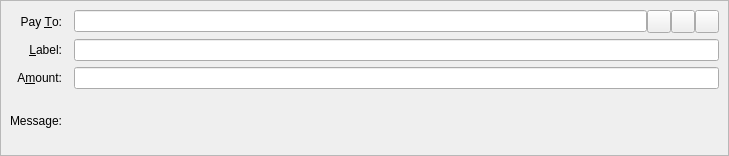
<?xml version="1.0" encoding="UTF-8"?>
<ui version="4.0">
 <class>SendCoinsEntry</class>
 <widget class="QStackedWidget" name="SendCoinsEntry">
  <property name="geometry">
   <rect>
    <x>0</x>
    <y>0</y>
    <width>729</width>
    <height>156</height>
   </rect>
  </property>
  <property name="focusPolicy">
   <enum>Qt::TabFocus</enum>
  </property>
  <property name="autoFillBackground">
   <bool>false</bool>
  </property>
  <widget class="QFrame" name="SendCoins">
   <property name="toolTip">
    <string>This is a normal payment.</string>
   </property>
   <property name="frameShape">
    <enum>QFrame::StyledPanel</enum>
   </property>
   <property name="frameShadow">
    <enum>QFrame::Sunken</enum>
   </property>
   <layout class="QGridLayout" name="gridLayout">
    <property name="horizontalSpacing">
     <number>12</number>
    </property>
    <property name="verticalSpacing">
     <number>6</number>
    </property>
    <item row="0" column="0">
     <widget class="QLabel" name="payToLabel">
      <property name="text">
       <string>Pay &amp;To:</string>
      </property>
      <property name="alignment">
       <set>Qt::AlignRight|Qt::AlignTrailing|Qt::AlignVCenter</set>
      </property>
      <property name="buddy">
       <cstring>payTo</cstring>
      </property>
     </widget>
    </item>
    <item row="0" column="1">
     <layout class="QHBoxLayout" name="payToLayout">
      <property name="spacing">
       <number>0</number>
      </property>
      <item>
       <widget class="QValidatedLineEdit" name="payTo">
        <property name="toolTip">
         <string>The Oxid address to send the payment to</string>
        </property>
       </widget>
      </item>
      <item>
       <widget class="QToolButton" name="addressBookButton">
        <property name="toolTip">
         <string>Choose previously used address</string>
        </property>
        <property name="text">
         <string/>
        </property>
        <property name="icon">
         <iconset resource="../oxid.qrc">
          <normaloff>:/icons/address-book</normaloff>:/icons/address-book</iconset>
        </property>
        <property name="shortcut">
         <string>Alt+A</string>
        </property>
       </widget>
      </item>
      <item>
       <widget class="QToolButton" name="pasteButton">
        <property name="toolTip">
         <string>Paste address from clipboard</string>
        </property>
        <property name="text">
         <string/>
        </property>
        <property name="icon">
         <iconset resource="../oxid.qrc">
          <normaloff>:/icons/editpaste</normaloff>:/icons/editpaste</iconset>
        </property>
        <property name="shortcut">
         <string>Alt+P</string>
        </property>
       </widget>
      </item>
      <item>
       <widget class="QToolButton" name="deleteButton">
        <property name="toolTip">
         <string>Remove this entry</string>
        </property>
        <property name="text">
         <string/>
        </property>
        <property name="icon">
         <iconset resource="../oxid.qrc">
          <normaloff>:/icons/remove</normaloff>:/icons/remove</iconset>
        </property>
       </widget>
      </item>
     </layout>
    </item>
    <item row="1" column="0">
     <widget class="QLabel" name="labelLabel">
      <property name="text">
       <string>&amp;Label:</string>
      </property>
      <property name="alignment">
       <set>Qt::AlignRight|Qt::AlignTrailing|Qt::AlignVCenter</set>
      </property>
      <property name="buddy">
       <cstring>addAsLabel</cstring>
      </property>
     </widget>
    </item>
    <item row="1" column="1">
     <widget class="QLineEdit" name="addAsLabel">
      <property name="toolTip">
       <string>Enter a label for this address to add it to the list of used addresses</string>
      </property>
     </widget>
    </item>
    <item row="2" column="0">
     <widget class="QLabel" name="amountLabel">
      <property name="text">
       <string>A&amp;mount:</string>
      </property>
      <property name="alignment">
       <set>Qt::AlignRight|Qt::AlignTrailing|Qt::AlignVCenter</set>
      </property>
      <property name="buddy">
       <cstring>payAmount</cstring>
      </property>
     </widget>
    </item>
    <item row="2" column="1">
     <widget class="BitcoinAmountField" name="payAmount"/>
    </item>
    <item row="3" column="0">
     <widget class="QLabel" name="messageLabel">
      <property name="text">
       <string>Message:</string>
      </property>
      <property name="alignment">
       <set>Qt::AlignRight|Qt::AlignTrailing|Qt::AlignVCenter</set>
      </property>
     </widget>
    </item>
    <item row="3" column="1">
     <widget class="QLabel" name="messageTextLabel">
      <property name="toolTip">
       <string>A message that was attached to the Oxid: URI which will be stored with the transaction for your reference. Note: This message will not be sent over the Oxid network.</string>
      </property>
      <property name="textFormat">
       <enum>Qt::PlainText</enum>
      </property>
     </widget>
    </item>
   </layout>
  </widget>
  <widget class="QFrame" name="SendCoins_InsecurePaymentRequest">
   <property name="palette">
    <palette>
     <active>
      <colorrole role="WindowText">
       <brush brushstyle="SolidPattern">
        <color alpha="255">
         <red>0</red>
         <green>0</green>
         <blue>0</blue>
        </color>
       </brush>
      </colorrole>
      <colorrole role="Button">
       <brush brushstyle="SolidPattern">
        <color alpha="255">
         <red>255</red>
         <green>255</green>
         <blue>127</blue>
        </color>
       </brush>
      </colorrole>
      <colorrole role="Light">
       <brush brushstyle="SolidPattern">
        <color alpha="255">
         <red>255</red>
         <green>255</green>
         <blue>255</blue>
        </color>
       </brush>
      </colorrole>
      <colorrole role="Midlight">
       <brush brushstyle="SolidPattern">
        <color alpha="255">
         <red>255</red>
         <green>255</green>
         <blue>191</blue>
        </color>
       </brush>
      </colorrole>
      <colorrole role="Dark">
       <brush brushstyle="SolidPattern">
        <color alpha="255">
         <red>127</red>
         <green>127</green>
         <blue>63</blue>
        </color>
       </brush>
      </colorrole>
      <colorrole role="Mid">
       <brush brushstyle="SolidPattern">
        <color alpha="255">
         <red>170</red>
         <green>170</green>
         <blue>84</blue>
        </color>
       </brush>
      </colorrole>
      <colorrole role="Text">
       <brush brushstyle="SolidPattern">
        <color alpha="255">
         <red>0</red>
         <green>0</green>
         <blue>0</blue>
        </color>
       </brush>
      </colorrole>
      <colorrole role="BrightText">
       <brush brushstyle="SolidPattern">
        <color alpha="255">
         <red>255</red>
         <green>255</green>
         <blue>255</blue>
        </color>
       </brush>
      </colorrole>
      <colorrole role="ButtonText">
       <brush brushstyle="SolidPattern">
        <color alpha="255">
         <red>0</red>
         <green>0</green>
         <blue>0</blue>
        </color>
       </brush>
      </colorrole>
      <colorrole role="Base">
       <brush brushstyle="SolidPattern">
        <color alpha="255">
         <red>255</red>
         <green>255</green>
         <blue>255</blue>
        </color>
       </brush>
      </colorrole>
      <colorrole role="Window">
       <brush brushstyle="SolidPattern">
        <color alpha="255">
         <red>255</red>
         <green>255</green>
         <blue>127</blue>
        </color>
       </brush>
      </colorrole>
      <colorrole role="Shadow">
       <brush brushstyle="SolidPattern">
        <color alpha="255">
         <red>0</red>
         <green>0</green>
         <blue>0</blue>
        </color>
       </brush>
      </colorrole>
      <colorrole role="AlternateBase">
       <brush brushstyle="SolidPattern">
        <color alpha="255">
         <red>255</red>
         <green>255</green>
         <blue>191</blue>
        </color>
       </brush>
      </colorrole>
      <colorrole role="ToolTipBase">
       <brush brushstyle="SolidPattern">
        <color alpha="255">
         <red>255</red>
         <green>255</green>
         <blue>220</blue>
        </color>
       </brush>
      </colorrole>
      <colorrole role="ToolTipText">
       <brush brushstyle="SolidPattern">
        <color alpha="255">
         <red>0</red>
         <green>0</green>
         <blue>0</blue>
        </color>
       </brush>
      </colorrole>
     </active>
     <inactive>
      <colorrole role="WindowText">
       <brush brushstyle="SolidPattern">
        <color alpha="255">
         <red>0</red>
         <green>0</green>
         <blue>0</blue>
        </color>
       </brush>
      </colorrole>
      <colorrole role="Button">
       <brush brushstyle="SolidPattern">
        <color alpha="255">
         <red>255</red>
         <green>255</green>
         <blue>127</blue>
        </color>
       </brush>
      </colorrole>
      <colorrole role="Light">
       <brush brushstyle="SolidPattern">
        <color alpha="255">
         <red>255</red>
         <green>255</green>
         <blue>255</blue>
        </color>
       </brush>
      </colorrole>
      <colorrole role="Midlight">
       <brush brushstyle="SolidPattern">
        <color alpha="255">
         <red>255</red>
         <green>255</green>
         <blue>191</blue>
        </color>
       </brush>
      </colorrole>
      <colorrole role="Dark">
       <brush brushstyle="SolidPattern">
        <color alpha="255">
         <red>127</red>
         <green>127</green>
         <blue>63</blue>
        </color>
       </brush>
      </colorrole>
      <colorrole role="Mid">
       <brush brushstyle="SolidPattern">
        <color alpha="255">
         <red>170</red>
         <green>170</green>
         <blue>84</blue>
        </color>
       </brush>
      </colorrole>
      <colorrole role="Text">
       <brush brushstyle="SolidPattern">
        <color alpha="255">
         <red>0</red>
         <green>0</green>
         <blue>0</blue>
        </color>
       </brush>
      </colorrole>
      <colorrole role="BrightText">
       <brush brushstyle="SolidPattern">
        <color alpha="255">
         <red>255</red>
         <green>255</green>
         <blue>255</blue>
        </color>
       </brush>
      </colorrole>
      <colorrole role="ButtonText">
       <brush brushstyle="SolidPattern">
        <color alpha="255">
         <red>0</red>
         <green>0</green>
         <blue>0</blue>
        </color>
       </brush>
      </colorrole>
      <colorrole role="Base">
       <brush brushstyle="SolidPattern">
        <color alpha="255">
         <red>255</red>
         <green>255</green>
         <blue>255</blue>
        </color>
       </brush>
      </colorrole>
      <colorrole role="Window">
       <brush brushstyle="SolidPattern">
        <color alpha="255">
         <red>255</red>
         <green>255</green>
         <blue>127</blue>
        </color>
       </brush>
      </colorrole>
      <colorrole role="Shadow">
       <brush brushstyle="SolidPattern">
        <color alpha="255">
         <red>0</red>
         <green>0</green>
         <blue>0</blue>
        </color>
       </brush>
      </colorrole>
      <colorrole role="AlternateBase">
       <brush brushstyle="SolidPattern">
        <color alpha="255">
         <red>255</red>
         <green>255</green>
         <blue>191</blue>
        </color>
       </brush>
      </colorrole>
      <colorrole role="ToolTipBase">
       <brush brushstyle="SolidPattern">
        <color alpha="255">
         <red>255</red>
         <green>255</green>
         <blue>220</blue>
        </color>
       </brush>
      </colorrole>
      <colorrole role="ToolTipText">
       <brush brushstyle="SolidPattern">
        <color alpha="255">
         <red>0</red>
         <green>0</green>
         <blue>0</blue>
        </color>
       </brush>
      </colorrole>
     </inactive>
     <disabled>
      <colorrole role="WindowText">
       <brush brushstyle="SolidPattern">
        <color alpha="255">
         <red>127</red>
         <green>127</green>
         <blue>63</blue>
        </color>
       </brush>
      </colorrole>
      <colorrole role="Button">
       <brush brushstyle="SolidPattern">
        <color alpha="255">
         <red>255</red>
         <green>255</green>
         <blue>127</blue>
        </color>
       </brush>
      </colorrole>
      <colorrole role="Light">
       <brush brushstyle="SolidPattern">
        <color alpha="255">
         <red>255</red>
         <green>255</green>
         <blue>255</blue>
        </color>
       </brush>
      </colorrole>
      <colorrole role="Midlight">
       <brush brushstyle="SolidPattern">
        <color alpha="255">
         <red>255</red>
         <green>255</green>
         <blue>191</blue>
        </color>
       </brush>
      </colorrole>
      <colorrole role="Dark">
       <brush brushstyle="SolidPattern">
        <color alpha="255">
         <red>127</red>
         <green>127</green>
         <blue>63</blue>
        </color>
       </brush>
      </colorrole>
      <colorrole role="Mid">
       <brush brushstyle="SolidPattern">
        <color alpha="255">
         <red>170</red>
         <green>170</green>
         <blue>84</blue>
        </color>
       </brush>
      </colorrole>
      <colorrole role="Text">
       <brush brushstyle="SolidPattern">
        <color alpha="255">
         <red>127</red>
         <green>127</green>
         <blue>63</blue>
        </color>
       </brush>
      </colorrole>
      <colorrole role="BrightText">
       <brush brushstyle="SolidPattern">
        <color alpha="255">
         <red>255</red>
         <green>255</green>
         <blue>255</blue>
        </color>
       </brush>
      </colorrole>
      <colorrole role="ButtonText">
       <brush brushstyle="SolidPattern">
        <color alpha="255">
         <red>127</red>
         <green>127</green>
         <blue>63</blue>
        </color>
       </brush>
      </colorrole>
      <colorrole role="Base">
       <brush brushstyle="SolidPattern">
        <color alpha="255">
         <red>255</red>
         <green>255</green>
         <blue>127</blue>
        </color>
       </brush>
      </colorrole>
      <colorrole role="Window">
       <brush brushstyle="SolidPattern">
        <color alpha="255">
         <red>255</red>
         <green>255</green>
         <blue>127</blue>
        </color>
       </brush>
      </colorrole>
      <colorrole role="Shadow">
       <brush brushstyle="SolidPattern">
        <color alpha="255">
         <red>0</red>
         <green>0</green>
         <blue>0</blue>
        </color>
       </brush>
      </colorrole>
      <colorrole role="AlternateBase">
       <brush brushstyle="SolidPattern">
        <color alpha="255">
         <red>255</red>
         <green>255</green>
         <blue>127</blue>
        </color>
       </brush>
      </colorrole>
      <colorrole role="ToolTipBase">
       <brush brushstyle="SolidPattern">
        <color alpha="255">
         <red>255</red>
         <green>255</green>
         <blue>220</blue>
        </color>
       </brush>
      </colorrole>
      <colorrole role="ToolTipText">
       <brush brushstyle="SolidPattern">
        <color alpha="255">
         <red>0</red>
         <green>0</green>
         <blue>0</blue>
        </color>
       </brush>
      </colorrole>
     </disabled>
    </palette>
   </property>
   <property name="toolTip">
    <string>This is an unverified payment request.</string>
   </property>
   <property name="autoFillBackground">
    <bool>true</bool>
   </property>
   <property name="frameShape">
    <enum>QFrame::StyledPanel</enum>
   </property>
   <property name="frameShadow">
    <enum>QFrame::Sunken</enum>
   </property>
   <layout class="QGridLayout" name="gridLayout_is">
    <property name="horizontalSpacing">
     <number>12</number>
    </property>
    <property name="verticalSpacing">
     <number>6</number>
    </property>
    <item row="0" column="0">
     <widget class="QLabel" name="payToLabel_is">
      <property name="text">
       <string>Pay To:</string>
      </property>
      <property name="alignment">
       <set>Qt::AlignRight|Qt::AlignTrailing|Qt::AlignVCenter</set>
      </property>
     </widget>
    </item>
    <item row="0" column="1">
     <layout class="QHBoxLayout" name="payToLayout_is">
      <property name="spacing">
       <number>0</number>
      </property>
      <item>
       <widget class="QLabel" name="payTo_is"/>
      </item>
      <item>
       <widget class="QToolButton" name="deleteButton_is">
        <property name="toolTip">
         <string>Remove this entry</string>
        </property>
        <property name="text">
         <string/>
        </property>
        <property name="icon">
         <iconset resource="../oxid.qrc">
          <normaloff>:/icons/remove</normaloff>:/icons/remove</iconset>
        </property>
       </widget>
      </item>
     </layout>
    </item>
    <item row="1" column="0">
     <widget class="QLabel" name="memoLabel_is">
      <property name="text">
       <string>Memo:</string>
      </property>
      <property name="alignment">
       <set>Qt::AlignRight|Qt::AlignTrailing|Qt::AlignVCenter</set>
      </property>
     </widget>
    </item>
    <item row="1" column="1">
     <widget class="QLabel" name="memoTextLabel_is">
      <property name="textFormat">
       <enum>Qt::PlainText</enum>
      </property>
     </widget>
    </item>
    <item row="2" column="0">
     <widget class="QLabel" name="amountLabel_is">
      <property name="text">
       <string>A&amp;mount:</string>
      </property>
      <property name="alignment">
       <set>Qt::AlignRight|Qt::AlignTrailing|Qt::AlignVCenter</set>
      </property>
      <property name="buddy">
       <cstring>payAmount_is</cstring>
      </property>
     </widget>
    </item>
    <item row="2" column="1">
     <widget class="BitcoinAmountField" name="payAmount_is">
      <property name="acceptDrops">
       <bool>false</bool>
      </property>
     </widget>
    </item>
   </layout>
  </widget>
  <widget class="QFrame" name="SendCoins_SecurePaymentRequest">
   <property name="palette">
    <palette>
     <active>
      <colorrole role="WindowText">
       <brush brushstyle="SolidPattern">
        <color alpha="255">
         <red>0</red>
         <green>0</green>
         <blue>0</blue>
        </color>
       </brush>
      </colorrole>
      <colorrole role="Button">
       <brush brushstyle="SolidPattern">
        <color alpha="255">
         <red>140</red>
         <green>232</green>
         <blue>119</blue>
        </color>
       </brush>
      </colorrole>
      <colorrole role="Light">
       <brush brushstyle="SolidPattern">
        <color alpha="255">
         <red>230</red>
         <green>255</green>
         <blue>224</blue>
        </color>
       </brush>
      </colorrole>
      <colorrole role="Midlight">
       <brush brushstyle="SolidPattern">
        <color alpha="255">
         <red>185</red>
         <green>243</green>
         <blue>171</blue>
        </color>
       </brush>
      </colorrole>
      <colorrole role="Dark">
       <brush brushstyle="SolidPattern">
        <color alpha="255">
         <red>70</red>
         <green>116</green>
         <blue>59</blue>
        </color>
       </brush>
      </colorrole>
      <colorrole role="Mid">
       <brush brushstyle="SolidPattern">
        <color alpha="255">
         <red>93</red>
         <green>155</green>
         <blue>79</blue>
        </color>
       </brush>
      </colorrole>
      <colorrole role="Text">
       <brush brushstyle="SolidPattern">
        <color alpha="255">
         <red>0</red>
         <green>0</green>
         <blue>0</blue>
        </color>
       </brush>
      </colorrole>
      <colorrole role="BrightText">
       <brush brushstyle="SolidPattern">
        <color alpha="255">
         <red>155</red>
         <green>255</green>
         <blue>147</blue>
        </color>
       </brush>
      </colorrole>
      <colorrole role="ButtonText">
       <brush brushstyle="SolidPattern">
        <color alpha="255">
         <red>0</red>
         <green>0</green>
         <blue>0</blue>
        </color>
       </brush>
      </colorrole>
      <colorrole role="Base">
       <brush brushstyle="SolidPattern">
        <color alpha="255">
         <red>119</red>
         <green>255</green>
         <blue>233</blue>
        </color>
       </brush>
      </colorrole>
      <colorrole role="Window">
       <brush brushstyle="SolidPattern">
        <color alpha="255">
         <red>140</red>
         <green>232</green>
         <blue>119</blue>
        </color>
       </brush>
      </colorrole>
      <colorrole role="Shadow">
       <brush brushstyle="SolidPattern">
        <color alpha="255">
         <red>0</red>
         <green>0</green>
         <blue>0</blue>
        </color>
       </brush>
      </colorrole>
      <colorrole role="AlternateBase">
       <brush brushstyle="SolidPattern">
        <color alpha="255">
         <red>197</red>
         <green>243</green>
         <blue>187</blue>
        </color>
       </brush>
      </colorrole>
      <colorrole role="NoRole">
       <brush brushstyle="SolidPattern">
        <color alpha="255">
         <red>125</red>
         <green>194</green>
         <blue>122</blue>
        </color>
       </brush>
      </colorrole>
      <colorrole role="ToolTipBase">
       <brush brushstyle="SolidPattern">
        <color alpha="255">
         <red>255</red>
         <green>255</green>
         <blue>220</blue>
        </color>
       </brush>
      </colorrole>
      <colorrole role="ToolTipText">
       <brush brushstyle="SolidPattern">
        <color alpha="255">
         <red>0</red>
         <green>0</green>
         <blue>0</blue>
        </color>
       </brush>
      </colorrole>
     </active>
     <inactive>
      <colorrole role="WindowText">
       <brush brushstyle="SolidPattern">
        <color alpha="255">
         <red>0</red>
         <green>0</green>
         <blue>0</blue>
        </color>
       </brush>
      </colorrole>
      <colorrole role="Button">
       <brush brushstyle="SolidPattern">
        <color alpha="255">
         <red>140</red>
         <green>232</green>
         <blue>119</blue>
        </color>
       </brush>
      </colorrole>
      <colorrole role="Light">
       <brush brushstyle="SolidPattern">
        <color alpha="255">
         <red>230</red>
         <green>255</green>
         <blue>224</blue>
        </color>
       </brush>
      </colorrole>
      <colorrole role="Midlight">
       <brush brushstyle="SolidPattern">
        <color alpha="255">
         <red>185</red>
         <green>243</green>
         <blue>171</blue>
        </color>
       </brush>
      </colorrole>
      <colorrole role="Dark">
       <brush brushstyle="SolidPattern">
        <color alpha="255">
         <red>70</red>
         <green>116</green>
         <blue>59</blue>
        </color>
       </brush>
      </colorrole>
      <colorrole role="Mid">
       <brush brushstyle="SolidPattern">
        <color alpha="255">
         <red>93</red>
         <green>155</green>
         <blue>79</blue>
        </color>
       </brush>
      </colorrole>
      <colorrole role="Text">
       <brush brushstyle="SolidPattern">
        <color alpha="255">
         <red>0</red>
         <green>0</green>
         <blue>0</blue>
        </color>
       </brush>
      </colorrole>
      <colorrole role="BrightText">
       <brush brushstyle="SolidPattern">
        <color alpha="255">
         <red>155</red>
         <green>255</green>
         <blue>147</blue>
        </color>
       </brush>
      </colorrole>
      <colorrole role="ButtonText">
       <brush brushstyle="SolidPattern">
        <color alpha="255">
         <red>0</red>
         <green>0</green>
         <blue>0</blue>
        </color>
       </brush>
      </colorrole>
      <colorrole role="Base">
       <brush brushstyle="SolidPattern">
        <color alpha="255">
         <red>119</red>
         <green>255</green>
         <blue>233</blue>
        </color>
       </brush>
      </colorrole>
      <colorrole role="Window">
       <brush brushstyle="SolidPattern">
        <color alpha="255">
         <red>140</red>
         <green>232</green>
         <blue>119</blue>
        </color>
       </brush>
      </colorrole>
      <colorrole role="Shadow">
       <brush brushstyle="SolidPattern">
        <color alpha="255">
         <red>0</red>
         <green>0</green>
         <blue>0</blue>
        </color>
       </brush>
      </colorrole>
      <colorrole role="AlternateBase">
       <brush brushstyle="SolidPattern">
        <color alpha="255">
         <red>197</red>
         <green>243</green>
         <blue>187</blue>
        </color>
       </brush>
      </colorrole>
      <colorrole role="NoRole">
       <brush brushstyle="SolidPattern">
        <color alpha="255">
         <red>125</red>
         <green>194</green>
         <blue>122</blue>
        </color>
       </brush>
      </colorrole>
      <colorrole role="ToolTipBase">
       <brush brushstyle="SolidPattern">
        <color alpha="255">
         <red>255</red>
         <green>255</green>
         <blue>220</blue>
        </color>
       </brush>
      </colorrole>
      <colorrole role="ToolTipText">
       <brush brushstyle="SolidPattern">
        <color alpha="255">
         <red>0</red>
         <green>0</green>
         <blue>0</blue>
        </color>
       </brush>
      </colorrole>
     </inactive>
     <disabled>
      <colorrole role="WindowText">
       <brush brushstyle="SolidPattern">
        <color alpha="255">
         <red>70</red>
         <green>116</green>
         <blue>59</blue>
        </color>
       </brush>
      </colorrole>
      <colorrole role="Button">
       <brush brushstyle="SolidPattern">
        <color alpha="255">
         <red>140</red>
         <green>232</green>
         <blue>119</blue>
        </color>
       </brush>
      </colorrole>
      <colorrole role="Light">
       <brush brushstyle="SolidPattern">
        <color alpha="255">
         <red>230</red>
         <green>255</green>
         <blue>224</blue>
        </color>
       </brush>
      </colorrole>
      <colorrole role="Midlight">
       <brush brushstyle="SolidPattern">
        <color alpha="255">
         <red>185</red>
         <green>243</green>
         <blue>171</blue>
        </color>
       </brush>
      </colorrole>
      <colorrole role="Dark">
       <brush brushstyle="SolidPattern">
        <color alpha="255">
         <red>70</red>
         <green>116</green>
         <blue>59</blue>
        </color>
       </brush>
      </colorrole>
      <colorrole role="Mid">
       <brush brushstyle="SolidPattern">
        <color alpha="255">
         <red>93</red>
         <green>155</green>
         <blue>79</blue>
        </color>
       </brush>
      </colorrole>
      <colorrole role="Text">
       <brush brushstyle="SolidPattern">
        <color alpha="255">
         <red>70</red>
         <green>116</green>
         <blue>59</blue>
        </color>
       </brush>
      </colorrole>
      <colorrole role="BrightText">
       <brush brushstyle="SolidPattern">
        <color alpha="255">
         <red>155</red>
         <green>255</green>
         <blue>147</blue>
        </color>
       </brush>
      </colorrole>
      <colorrole role="ButtonText">
       <brush brushstyle="SolidPattern">
        <color alpha="255">
         <red>70</red>
         <green>116</green>
         <blue>59</blue>
        </color>
       </brush>
      </colorrole>
      <colorrole role="Base">
       <brush brushstyle="SolidPattern">
        <color alpha="255">
         <red>140</red>
         <green>232</green>
         <blue>119</blue>
        </color>
       </brush>
      </colorrole>
      <colorrole role="Window">
       <brush brushstyle="SolidPattern">
        <color alpha="255">
         <red>140</red>
         <green>232</green>
         <blue>119</blue>
        </color>
       </brush>
      </colorrole>
      <colorrole role="Shadow">
       <brush brushstyle="SolidPattern">
        <color alpha="255">
         <red>0</red>
         <green>0</green>
         <blue>0</blue>
        </color>
       </brush>
      </colorrole>
      <colorrole role="AlternateBase">
       <brush brushstyle="SolidPattern">
        <color alpha="255">
         <red>140</red>
         <green>232</green>
         <blue>119</blue>
        </color>
       </brush>
      </colorrole>
      <colorrole role="NoRole">
       <brush brushstyle="SolidPattern">
        <color alpha="255">
         <red>125</red>
         <green>194</green>
         <blue>122</blue>
        </color>
       </brush>
      </colorrole>
      <colorrole role="ToolTipBase">
       <brush brushstyle="SolidPattern">
        <color alpha="255">
         <red>255</red>
         <green>255</green>
         <blue>220</blue>
        </color>
       </brush>
      </colorrole>
      <colorrole role="ToolTipText">
       <brush brushstyle="SolidPattern">
        <color alpha="255">
         <red>0</red>
         <green>0</green>
         <blue>0</blue>
        </color>
       </brush>
      </colorrole>
     </disabled>
    </palette>
   </property>
   <property name="toolTip">
    <string>This is a verified payment request.</string>
   </property>
   <property name="autoFillBackground">
    <bool>true</bool>
   </property>
   <property name="frameShape">
    <enum>QFrame::StyledPanel</enum>
   </property>
   <property name="frameShadow">
    <enum>QFrame::Sunken</enum>
   </property>
   <layout class="QGridLayout" name="gridLayout_s">
    <property name="horizontalSpacing">
     <number>12</number>
    </property>
    <property name="verticalSpacing">
     <number>6</number>
    </property>
    <item row="0" column="0">
     <widget class="QLabel" name="payToLabel_s">
      <property name="text">
       <string>Pay To:</string>
      </property>
      <property name="alignment">
       <set>Qt::AlignRight|Qt::AlignTrailing|Qt::AlignVCenter</set>
      </property>
     </widget>
    </item>
    <item row="0" column="1">
     <layout class="QHBoxLayout" name="payToLayout_s">
      <property name="spacing">
       <number>0</number>
      </property>
      <item>
       <widget class="QLabel" name="payTo_s">
        <property name="textFormat">
         <enum>Qt::PlainText</enum>
        </property>
       </widget>
      </item>
      <item>
       <widget class="QToolButton" name="deleteButton_s">
        <property name="toolTip">
         <string>Remove this entry</string>
        </property>
        <property name="text">
         <string/>
        </property>
        <property name="icon">
         <iconset resource="../oxid.qrc">
          <normaloff>:/icons/remove</normaloff>:/icons/remove</iconset>
        </property>
       </widget>
      </item>
     </layout>
    </item>
    <item row="1" column="0">
     <widget class="QLabel" name="memoLabel_s">
      <property name="text">
       <string>Memo:</string>
      </property>
      <property name="alignment">
       <set>Qt::AlignRight|Qt::AlignTrailing|Qt::AlignVCenter</set>
      </property>
     </widget>
    </item>
    <item row="1" column="1">
     <widget class="QLabel" name="memoTextLabel_s">
      <property name="textFormat">
       <enum>Qt::PlainText</enum>
      </property>
     </widget>
    </item>
    <item row="2" column="0">
     <widget class="QLabel" name="amountLabel_s">
      <property name="text">
       <string>A&amp;mount:</string>
      </property>
      <property name="alignment">
       <set>Qt::AlignRight|Qt::AlignTrailing|Qt::AlignVCenter</set>
      </property>
      <property name="buddy">
       <cstring>payAmount_s</cstring>
      </property>
     </widget>
    </item>
    <item row="2" column="1">
     <widget class="BitcoinAmountField" name="payAmount_s">
      <property name="acceptDrops">
       <bool>false</bool>
      </property>
     </widget>
    </item>
   </layout>
  </widget>
 </widget>
 <customwidgets>
  <customwidget>
   <class>BitcoinAmountField</class>
   <extends>QLineEdit</extends>
   <header>bitcoinamountfield.h</header>
   <container>1</container>
  </customwidget>
  <customwidget>
   <class>QValidatedLineEdit</class>
   <extends>QLineEdit</extends>
   <header>qvalidatedlineedit.h</header>
  </customwidget>
 </customwidgets>
 <tabstops>
  <tabstop>payTo</tabstop>
  <tabstop>addressBookButton</tabstop>
  <tabstop>pasteButton</tabstop>
  <tabstop>deleteButton</tabstop>
  <tabstop>addAsLabel</tabstop>
  <tabstop>payAmount</tabstop>
  <tabstop>payAmount_is</tabstop>
  <tabstop>deleteButton_is</tabstop>
  <tabstop>payAmount_s</tabstop>
  <tabstop>deleteButton_s</tabstop>
 </tabstops>
 <resources>
  <include location="../oxid.qrc"/>
 </resources>
 <connections/>
</ui>
